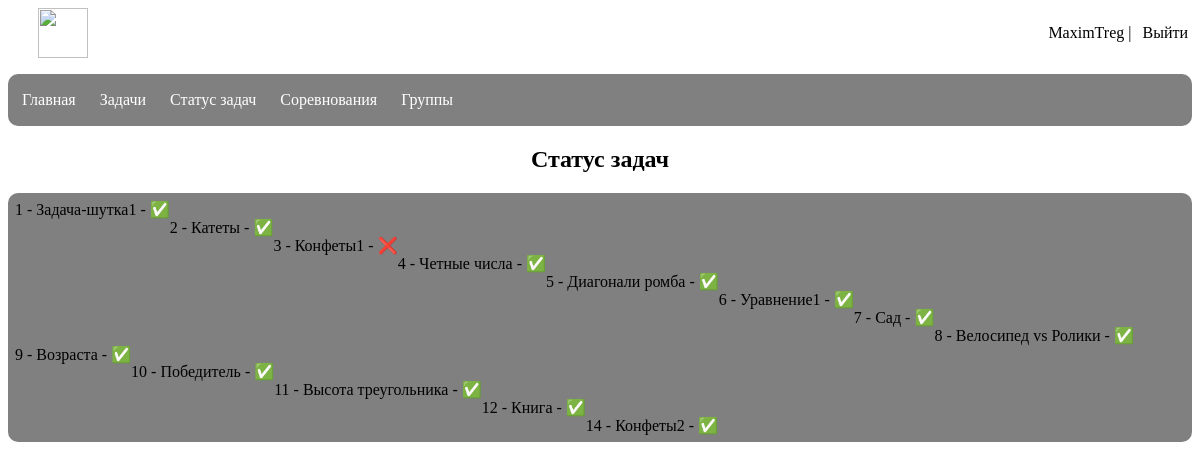
Page /tasks_status (signed in) on the committed database.
### app/models.py (models this page shows, shortened)
class User(UserMixin, db.Model):
    id = db.Column(db.Integer, primary_key=True)
    username = db.Column(db.String(50), index=True, unique=True)
    email = db.Column(db.String(120), index=True, unique=True)
    password_hash = db.Column(db.String(128))
    groups = db.relationship('UserGroup', backref='user', lazy='dynamic')
    tasks = db.relationship('Task', backref='creator', lazy='dynamic')
    solutions = db.relationship('Solution', backref='user', lazy='dynamic')
    def get_tasks_status(self):
        solved_tasks = {solution.task_id: solution for solution in self.solutions}
        for i in solved_tasks:
            print(i, solved_tasks[i].points, solved_tasks[i].task.answer)
        all_tasks = Task.query.all()
        tasks_status = []
        for task in all_tasks:
            if task.id in solved_tasks:
                is_correct = str(solved_tasks[task.id].task.answer) == str(solved_tasks[task.id].points)
                status = "✅" if is_correct else "❌"
            else:
                status = "❓"
            tasks_status.append({
                'id': task.id,
                'title': task.title,
                'status': status
            })
        return tasks_status

class Task(db.Model):
    id = db.Column(db.Integer, primary_key=True)
    statement = db.Column(db.String)
    creator_id = db.Column(db.Integer, db.ForeignKey('user.id'))
    title = db.Column(db.String(60))
    answer = db.Column(db.String(60))
    solutions = db.relationship('Solution', backref='task', lazy='dynamic')

### app/routes.py (the view)
@app.route('/tasks_status')
@login_required
def tasks_status():
    tasks = current_user.get_tasks_status()
    return render_template('tasks_status.html', tasks=tasks)

### app/models.py (called while the page is built)
@login.user_loader
def load_user(id):
    return User.query.get(int(id))

### app/templates/tasks_status.html
{% extends "base.html" %}
{% block content %}
    <h2>Статус задач</h2>
    <ul>
        {% for task in tasks %}
            <li>
                {{ task.id }} - {{ task.title }} - {{ task.status }}
            </li>
            <br>
        {% endfor %}
    </ul>
{% endblock %}

### app/templates/base.html (shortened to what this page needs)
<html>
    <head>
        <link type="text/css" href="../static/css/styles.css" rel="stylesheet" />
    </head>
    <body>
        <div id="header">
            <a href="/"><img class="logo" src="../static/images/logo.png"></a>
            <div>
                {% if current_user.is_anonymous %}
                <a href="/login" class="login">Войти</a>
                |
                <a href="/register" class="login">Зарегистрироваться</a>
                {% else %}
                <a href="/profile" id="profile_button"> {{ current_user.username }} </a>
                |
                <a href="{{ '/logout' }}" class="login">Выйти</a>
                {% endif %}
            </div>
        </div>
        <div id="menu">
            <ul>
                <li><a href="/">Главная</a></li>
                <li><a href="/tasks">Задачи</a></li>
                {% if not current_user.is_anonymous %}
                    <li><a href="/tasks_status">Статус задач</a></li>
                {% endif %}
                <li><a href="/contests">Соревнования</a></li>
                <li><a href="/groups">Группы</a></li>
            </ul>
        </div>
        {% block content %}{% endblock %}
    </body>
</html>

### app/static/css/styles.css (style rules this page uses)
body { font-family: Comic Sans MS; }
ul { list-style-type: none; padding: 7px; overflow: hidden; background-color: grey; border-radius: 10px; }
.logo { height: 50px; margin-left: 30px; }
#header { display: flex; justify-content: space-between; align-items: center; }
.login { color: black; text-align: center; }
.login { padding: 4px; padding-left: 7px; color: black; border-radius: 5px; text-decoration: none; }
li { float: left; }
li a { display: block; color: white; text-align: center; margin-right: 10px; padding: 10px; padding-left: 7px; padding-right: 7px; border-radius: 10px; text-decoration: none; }
#profile_button { color: black; text-decoration: none; }
h2 { text-align: center; }

### rows in the picture
User: username "MaximTreg"
Task: id "1", title "Задача-шутка1", status "✅"
Task: id "2", title "Катеты", status "✅"
Task: id "3", title "Конфеты1", status "❌"
Task: id "4", title "Четные числа", status "✅"
Task: id "5", title "Диагонали ромба", status "✅"
Task: id "6", title "Уравнение1", status "✅"
Task: id "7", title "Сад", status "✅"
Task: id "8", title "Велосипед vs Ролики", status "✅"
Task: id "9", title "Возраста", status "✅"
Task: id "10", title "Победитель", status "✅"
Task: id "11", title "Высота треугольника", status "✅"
Task: id "12", title "Книга", status "✅"
Task: id "14", title "Конфеты2", status "✅"
